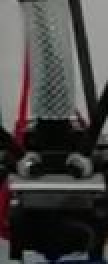
#> input picture test/nozzzle_tracking/nozzle2.JPG, 54 x 132 px, found by its file name (shown 2 times larger)
$ python test.py
#> lines starting #> are read from the running program, lines starting #| are printed output that depends on the picture
import cv2
import numpy as np
import matplotlib.pyplot as plt

#模板匹配就是用来在大图中找小图，也就是说在一副图像中寻找另外一张模板图像的位置
#模板匹配的原理其实很简单，就是不断地在原图中移动模板图像去比较，有6种不同的比较方法

capture = cv2.VideoCapture('video.mp4')
nozzle=cv2.imread("nozzle2.jpg",0)
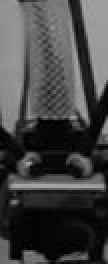
#> nozzle: shape (132, 54) (shown 2 times larger); min 0, max 170, mean 67.7
#temp_nz = cv2.resize(nozzle, None, fx=0.5, fy=0.5, interpolation=cv2.INTER_LINEAR)
h,w=nozzle.shape[:2] ## rows->h, cols->w
#> h = 132; w = 54


while (capture.isOpened()):
    ret, frame = capture.read()   # 函数返回的第1个参数ret(return value缩写)是一个布尔值，表示当前这一帧是否获取正确
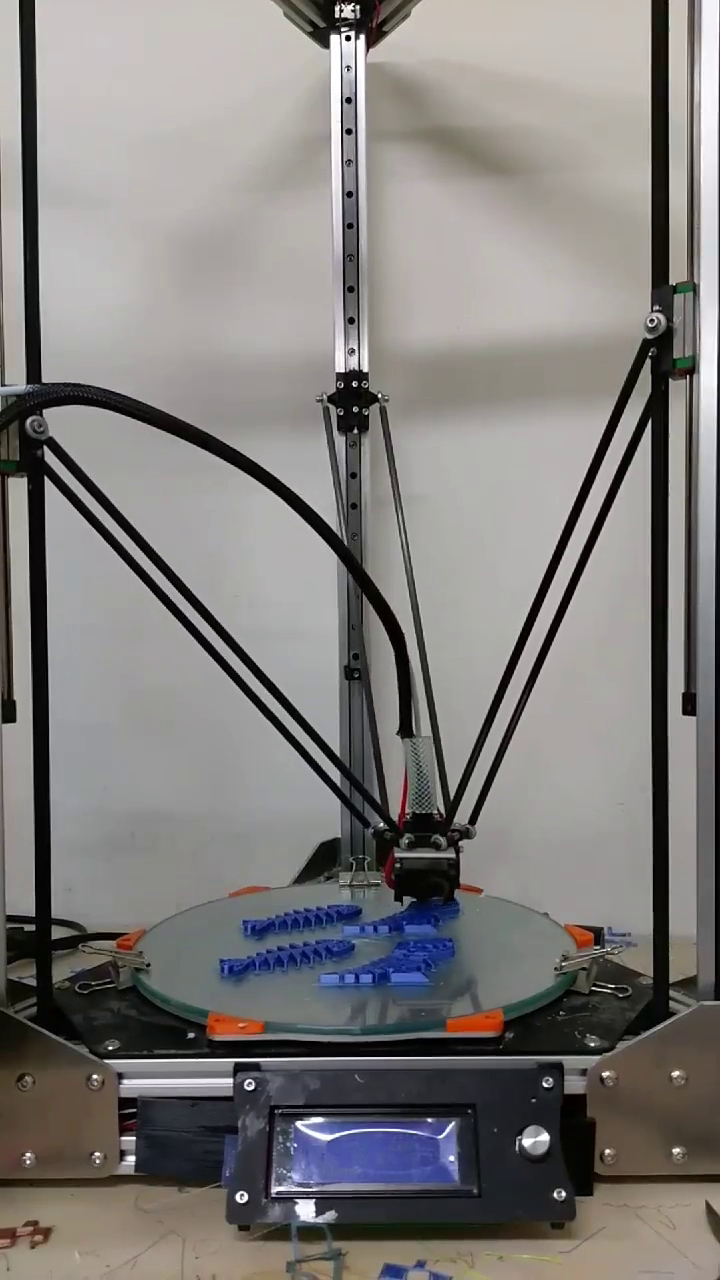
#> input picture frame 46 of test/nozzzle_tracking/video.mp4, 720 x 1280 px
#> frame is the input picture: shape (1280, 720, 3); mean B, G, R 124.1, 125.6, 128.4
    temp = cv2.resize(frame, None, fx=0.8, fy=0.8, interpolation=cv2.INTER_LINEAR)
    gray = cv2.cvtColor(temp, cv2.COLOR_BGR2GRAY)  # 将这帧转换为灰度图
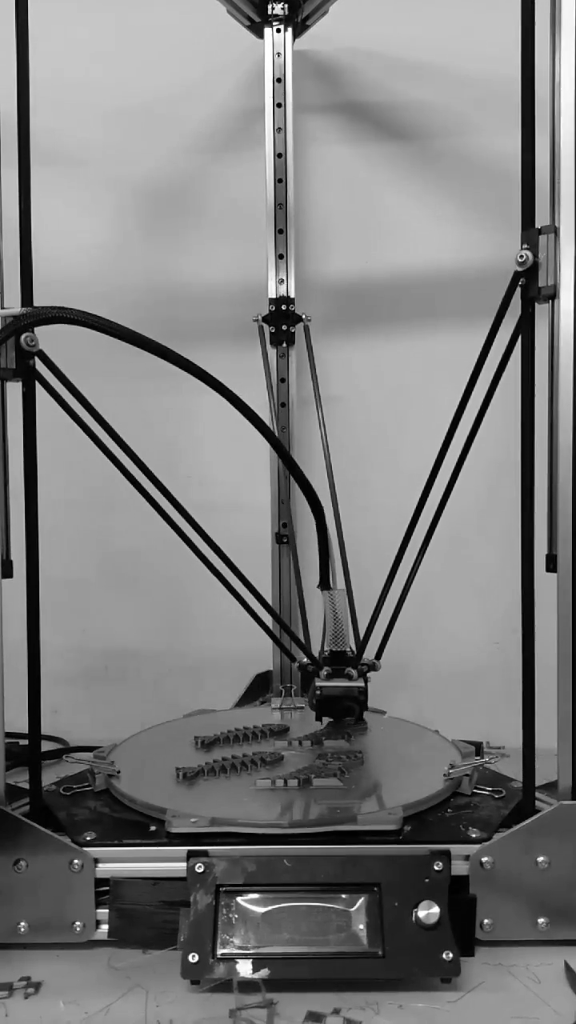
#> gray: shape (1024, 576); min 0, max 255, mean 126.2
    res = cv2.matchTemplate(gray, nozzle, cv2.TM_CCOEFF)  # 匹配函数返回的是一副灰度图，最白的地方表示最大的匹配
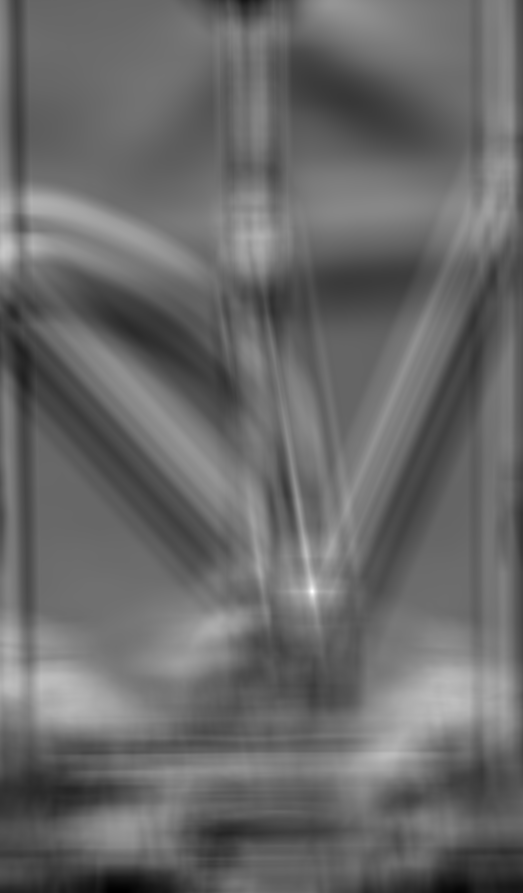
#> res: shape (893, 523) float32; min -12807536, max 20526086, mean 986376.9; drawn with min black and max white
    min_val, max_val, min_loc, max_loc = cv2.minMaxLoc(res)  # 得到最大匹配值的坐标，以这个点为左上角角点，模板的宽和高画矩形就是匹配的位置了
#> min_val = -12807536; max_val = 20526086; min_loc = (117, 892); max_loc = (312, 591)
    left_top = max_loc  # 左上角
#> left_top = (312, 591)
    right_bottom = (left_top[0] + w, left_top[1] +h+5)  # 右下角
#> right_bottom = (366, 728)
    cv2.rectangle(temp, left_top, right_bottom,(255,255,255), 2)  # 画出矩形位置
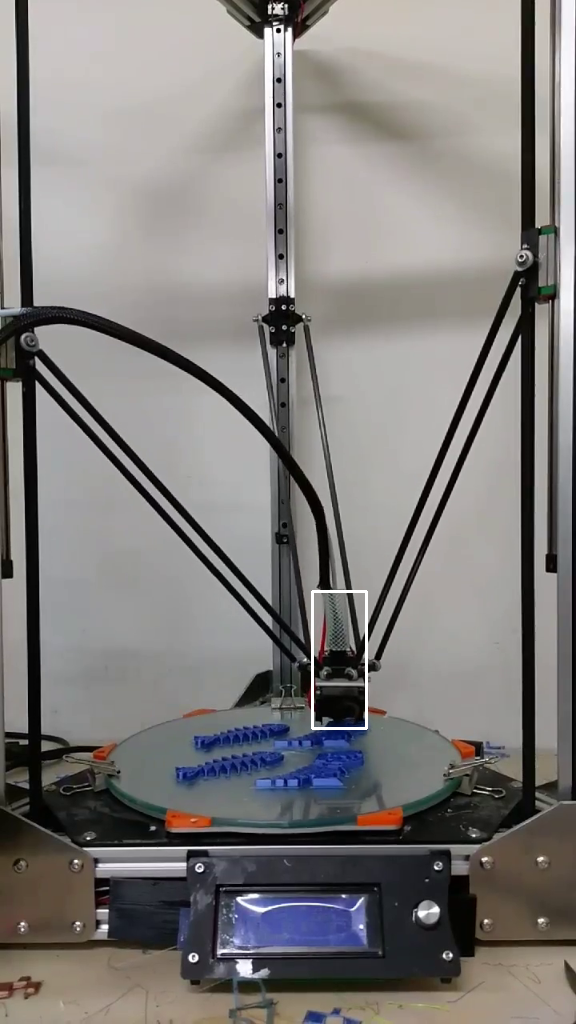
#> temp: shape (1024, 576, 3); mean B, G, R 124.4, 125.9, 128.7
    cv2.imshow('frame', temp)
   # cv2.imshow('f', nozzle)
    if cv2.waitKey(30) == ord('q'): #注意Q無法中斷喔! 須小寫
#> (key q is pressed here)
        break
